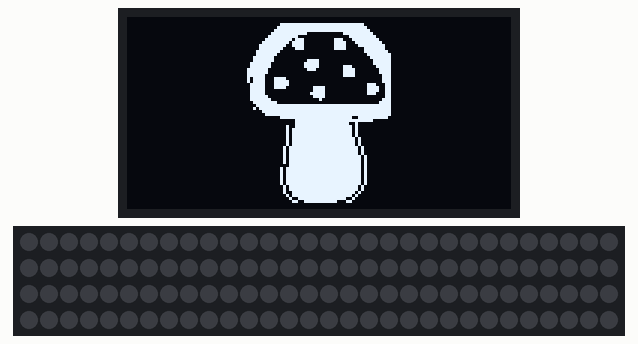
This sketch was run on a simulated ESP32. On the bench: 128×64 one-colour display, 120 RGB LEDs in strip order, left to right, continuing on the next row. Dim RGB values are drawn brighter than linear; WiFi joins after 1.5 s; servers stay silent unless stated; what the sketch prints to the serial monitor is not drawn.

Above: at 1.1 s.
At 6.7 s:
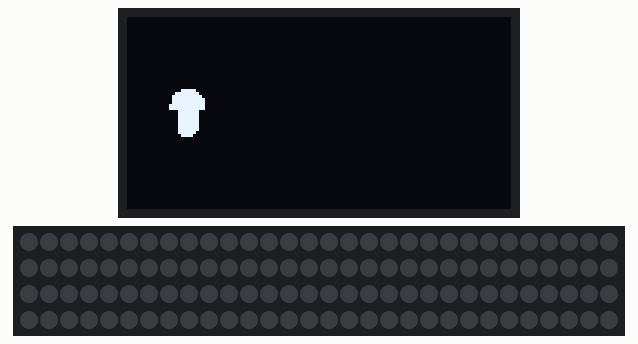
At 8.8 s:
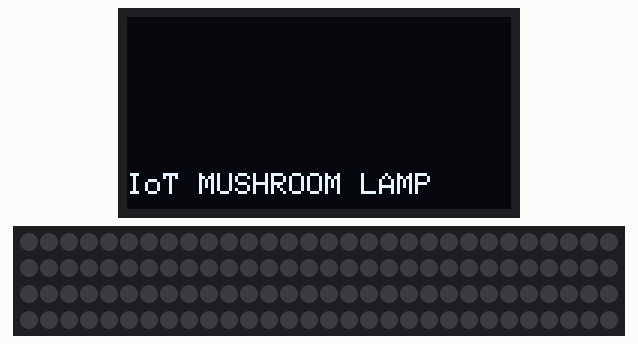
At 11.8 s:
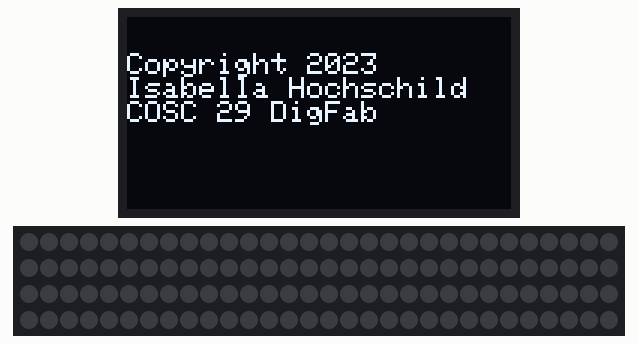
At 27.96 s:
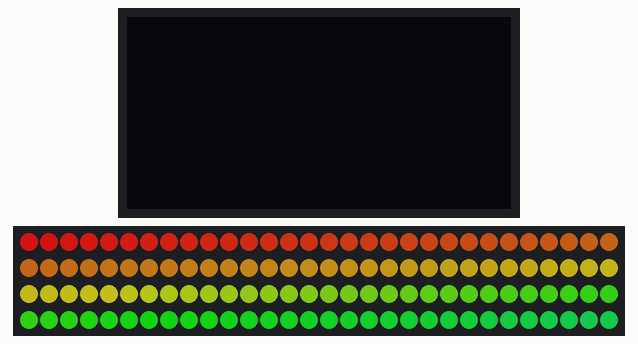
At 37.79 s:
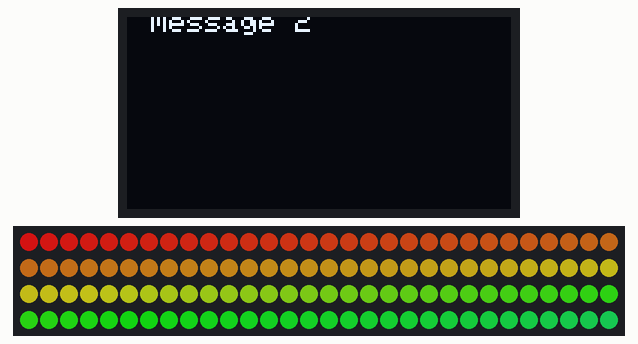

Measured:
- what the display in image 0 shows lasts 5.0 s, from 1.1 s to 6.1 s
- what the display in image 1 shows lasts 0.5 s, from 6.6 s to 7.1 s
- what the display in image 2 shows lasts 3.1 s, from 8.7 s to 11.8 s

The sketch:

lcd_lights_and_wifi.ino
```cpp
// Include necessary libraries
#include <SPI.h>
#include <Wire.h>
#include <Adafruit_GFX.h>
#include <Adafruit_SSD1306.h>
#include <FastLED.h>
#include <WiFi.h>

// Define Wi-Fi Info
const char* ssid = "dalilab";
const char* password = "helvetica";

// Define LED info
#define NUM_LEDS 120 // Number of LED's in your strip. Adjust accordingly.
#define DATA_PIN D10 // The pin where your data line is connected.

// Define screen dimensions
#define SCREEN_WIDTH 128
#define SCREEN_HEIGHT 64
#define LOGO_WIDTH 48
#define LOGO_HEIGHT 60
#define MICRO_WIDTH 16
#define MICRO_HEIGHT 19

// Define the maximum number of messages to display
#define MAX_MESSAGES 5

// Define SSD1306 display instance
#define OLED_RESET -1
#define SCREEN_ADDRESS 0x3C
Adafruit_SSD1306 display(SCREEN_WIDTH, SCREEN_HEIGHT, &Wire, OLED_RESET);

// Create an array to hold the messages
char messages[MAX_MESSAGES][20];

bool didReceiveMessage = false;

// Define the array of leds
CRGB leds[NUM_LEDS];

static uint8_t hue = 0;

bool isLightOn = false; // Boolean variable to track the light's on/off status, initially set to FALSE.

// Array of pretty colors in CHSV format (Hue, Saturation, Value)
const CRGBPalette16 pastelColorsPalette = CRGBPalette16(
  CHSV(30, 255, 200), // Light pink
  CHSV(90, 255, 200), // Light yellow
  CHSV(150, 255, 200), // Light green
  CHSV(210, 255, 200)  // Light blue
);

void connectToWiFi() {
  String wifiMessage = "Connecting to Wi-Fi...";
  Serial.print("Connecting to Wi-Fi");
  WiFi.begin(ssid, password);

  displayTeleprompterText(wifiMessage.c_str(), 25);

  while (WiFi.status() != WL_CONNECTED) {
    delay(500);
    Serial.print(".");
  }

  Serial.println();
  Serial.print("Connected to ");
  Serial.println(ssid);
  Serial.print("IP address: ");
  Serial.println(WiFi.localIP());

  char wifiConfirmationMessage[100];
  sprintf(wifiConfirmationMessage, "Connected to:\n\n %s \n\nwith IP address:\n\n %s", ssid, WiFi.localIP().toString().c_str());

  Serial.println(wifiConfirmationMessage);

  displayTeleprompterText(wifiConfirmationMessage, 25);

}

// Define custom bitmap for a mushroom created using custom digital drawing and https://manytools.org/hacker-tools/image-to-byte-array/go/
static const unsigned char PROGMEM mushroom_bmp[] = {
  0x0, 0x1f, 0xff, 0xff, 0xfe, 0x0, 0x0, 0x3f, 0xff, 0xff, 0xff, 0x0,
  0x0, 0x7f, 0xff, 0xff, 0xff, 0x80, 0x0, 0xff, 0xf0, 0x0, 0xff, 0xc0,
  0x1, 0xff, 0x80, 0x0, 0x3f, 0xe0, 0x3, 0xfe, 0xe0, 0x7, 0x1f, 0xf0,
  0x7, 0xfd, 0xe0, 0x7, 0x8f, 0xf8, 0xf, 0xf9, 0xe0, 0x7, 0x87, 0xfc,
  0xf, 0xf0, 0xe0, 0x7, 0x81, 0xfc, 0x1f, 0xe0, 0x0, 0x0, 0x1, 0xfe,
  0x1f, 0xc0, 0x0, 0x0, 0x0, 0xff, 0x3f, 0x80, 0x0, 0x0, 0x0, 0x7f,
  0x3f, 0x80, 0xf, 0x0, 0x0, 0x3f, 0x7f, 0x0, 0x1f, 0x0, 0x0, 0x3f,
  0x7f, 0x0, 0x1f, 0x0, 0xe0, 0x1f, 0xfe, 0x0, 0xe, 0x0, 0xf0, 0xf,
  0xfe, 0x0, 0x0, 0x0, 0xf0, 0xf, 0xfc, 0x0, 0x0, 0x0, 0xf0, 0x7,
  0xbc, 0x78, 0x0, 0x0, 0x0, 0x7, 0xbc, 0x7c, 0x0, 0x0, 0x0, 0x7,
  0x7c, 0x7c, 0x0, 0x0, 0x0, 0xe3, 0x7c, 0x78, 0x3, 0xc0, 0x0, 0xf3,
  0x7c, 0x0, 0x3, 0xc0, 0x0, 0xf3, 0x7c, 0x0, 0x7, 0xc0, 0x0, 0xe3,
  0x7e, 0x0, 0x3, 0xc0, 0x0, 0x3, 0x7f, 0x0, 0x0, 0x80, 0x0, 0x7,
  0x3f, 0xc0, 0x0, 0x0, 0x0, 0xf, 0x1f, 0xff, 0xff, 0xff, 0xff, 0xff,
  0x2f, 0xff, 0xff, 0xff, 0xff, 0xff, 0x7, 0xff, 0xff, 0xff, 0xff, 0xff,
  0x3, 0xff, 0xff, 0xff, 0xff, 0xff, 0x0, 0x1f, 0xff, 0xff, 0xe7, 0xfe,
  0x0, 0x0, 0xff, 0xff, 0xff, 0xc0, 0x0, 0x0, 0xff, 0xff, 0xc8, 0x0,
  0x0, 0x4, 0xff, 0xff, 0xe8, 0x0, 0x0, 0x5, 0xff, 0xff, 0xe8, 0x0,
  0x0, 0x5, 0xff, 0xff, 0xe8, 0x0, 0x0, 0x5, 0xff, 0xff, 0xe8, 0x0,
  0x0, 0x5, 0xff, 0xff, 0xf4, 0x0, 0x0, 0x5, 0xff, 0xff, 0xf4, 0x0,
  0x0, 0x5, 0xff, 0xff, 0xf4, 0x0, 0x0, 0xb, 0xff, 0xff, 0xfa, 0x0,
  0x0, 0xb, 0xff, 0xff, 0xfa, 0x0, 0x0, 0xb, 0xff, 0xff, 0xfa, 0x0,
  0x0, 0xb, 0xff, 0xff, 0xfd, 0x0, 0x0, 0xb, 0xff, 0xff, 0xfd, 0x0,
  0x0, 0xb, 0xff, 0xff, 0xfd, 0x0, 0x0, 0x3, 0xff, 0xff, 0xfd, 0x0,
  0x0, 0x17, 0xff, 0xff, 0xfd, 0x0, 0x0, 0x17, 0xff, 0xff, 0xfd, 0x0,
  0x0, 0x17, 0xff, 0xff, 0xfd, 0x0, 0x0, 0x17, 0xff, 0xff, 0xfd, 0x0,
  0x0, 0x17, 0xff, 0xff, 0xfd, 0x0, 0x0, 0x17, 0xff, 0xff, 0xfd, 0x0,
  0x0, 0xb, 0xff, 0xff, 0xfa, 0x0, 0x0, 0xb, 0xff, 0xff, 0xfa, 0x0,
  0x0, 0x9, 0xff, 0xff, 0xf4, 0x0, 0x0, 0x5, 0xff, 0xff, 0xe8, 0x0,
  0x0, 0x2, 0x7f, 0xff, 0x90, 0x0, 0x0, 0x1, 0x9f, 0xfc, 0x60, 0x0
};

static const unsigned char PROGMEM medium_mushroom_bmp[] = {
  0x7, 0xff, 0xf0, 0xf, 0xe7, 0xf8, 0x1f, 0xc3, 0xfc, 0x3f, 0xf7, 0xfe,
  0x3c, 0xf9, 0xde, 0x78, 0xf8, 0xf, 0x70, 0xfd, 0xe7, 0xf7, 0xf9, 0xe3,
  0xef, 0xfd, 0xe3, 0xef, 0xbf, 0xcd, 0xef, 0x3f, 0xf, 0xe7, 0xff, 0xfd,
  0x77, 0xff, 0xfb, 0x7f, 0xff, 0xff, 0x3f, 0xff, 0xff, 0x1f, 0xff, 0xff,
  0x0, 0xff, 0xf8, 0x3, 0xff, 0xc0, 0x3, 0xff, 0xe0, 0x3, 0xff, 0xe0,
  0x3, 0xff, 0xe0, 0x3, 0xff, 0xf0, 0x3, 0xff, 0xf0, 0x1, 0xff, 0xf0,
  0x3, 0xff, 0xf0, 0x7, 0xff, 0xf0, 0x3, 0xff, 0xf0, 0x3, 0xff, 0xf0,
  0x3, 0xff, 0xe0, 0x1, 0xff, 0xc0
};

static const unsigned char PROGMEM micro_mushroom_bmp[] = {
  0x0, 0x0, 0x3, 0xe0, 0xf, 0xf0, 0x1f, 0xf8, 0x1f, 0xfc, 0x1f, 0xfc,
  0x3f, 0xfc, 0x3f, 0xfc, 0x7, 0xf0, 0x7, 0xf0, 0x7, 0xf0, 0x7, 0xf0,
  0x7, 0xf0, 0x7, 0xf0, 0x7, 0xf0, 0x7, 0xe0, 0x3, 0xc0, 0x0, 0x0,
  0x0, 0x0
};

void shuffleArrayLeft(char arr[MAX_MESSAGES][20], int size) {
    char temp[20];
    strcpy(temp, arr[0]); // Store the first element

    for (int i = 1; i < size; i++) {
        strcpy(arr[i - 1], arr[i]); // Move each element to the left
    }

    strcpy(arr[size - 1], temp); // Place the temporarily stored element at the end
}


// Function to display text like a teleprompter
void displayTeleprompterText(const char *text, int scrollSpeed) {
  display.clearDisplay();
  display.setTextSize(1);
  display.setTextColor(SSD1306_WHITE);

  int xPos = 8;
  int yPos = SCREEN_HEIGHT;

  while (yPos > -SCREEN_HEIGHT) {
    display.clearDisplay();
    display.setCursor(xPos, yPos);
    display.println(text);
    display.display();
    delay(scrollSpeed);
    yPos--;
  }
}

int messageIndex = 0;

String getNextMessage() {
  String testMessages[] = {
    "Message 1",
    "Message 2",
    "Message 3",
    "Message 4",
    "Message 5"
  };

  String nextMessage = testMessages[messageIndex];
  messageIndex = (messageIndex + 1) % (sizeof(testMessages) / sizeof(testMessages[0])); // Cycle through messages

  return nextMessage;
}


void displayMessages(int scrollSpeed) {
  display.setTextSize(1);
  display.setTextColor(SSD1306_WHITE);

  int yPos = SCREEN_HEIGHT;

  for (int i = 0; i < MAX_MESSAGES || yPos > -SCREEN_HEIGHT; i++) {
    String message = messages[i];
    display.setCursor(0, yPos);
    display.println(message);
    yPos--;
    display.display();
    delay(scrollSpeed); // pause for scroll speed
  }
  display.display();
}

void displayMushroomImage(int delayTime) {
  display.clearDisplay();
  display.drawBitmap(SCREEN_WIDTH / 2 - LOGO_WIDTH / 2, SCREEN_HEIGHT / 2 - LOGO_HEIGHT / 2, mushroom_bmp, LOGO_WIDTH, LOGO_HEIGHT, SSD1306_WHITE);
  display.display();
  delay(delayTime);
}

void displayMicroMushroomImage(int xIncrement) {
  display.drawBitmap(xIncrement + MICRO_WIDTH / 2, SCREEN_HEIGHT / 2 - MICRO_HEIGHT / 2, micro_mushroom_bmp, MICRO_WIDTH, MICRO_HEIGHT, SSD1306_WHITE);
}

void displayLoadingMushrooms() {
  for(int x = 4; x < SCREEN_WIDTH-MICRO_WIDTH; x+=24) {
    displayMicroMushroomImage(x);
    delay(500);
    display.display();
  }
}

void displayWelcomeAnimation() {

    const char* welcomeMessage = "IoT MUSHROOM LAMP";
    const char* copyrightMessage = "Copyright 2023\nIsabella Hochschild\nCOSC 29 DigFab";

    display.clearDisplay();

    // Display mushroom loading animation
    displayLoadingMushrooms();

    display.clearDisplay();

    // Display welcome message
    display.setTextSize(1);
    display.setTextColor(SSD1306_WHITE);
    display.setCursor(0, SCREEN_HEIGHT - 12);
    display.println(welcomeMessage);
    display.display();
    delay(3000); // Display welcome message for 3 seconds


    // Display copyright message
    display.clearDisplay();
    display.setTextSize(1);
    display.setTextColor(SSD1306_WHITE);
    display.setCursor(0, 12);
    display.println(copyrightMessage);
    display.display();
    delay(3000); // Display copyright message for 3 seconds
}

void clearMessagesArray() {
  for (int i = 0; i < MAX_MESSAGES; i++) {
    strcpy(messages[i], " ");
  }
}

void setup() {
  Serial.begin(9600);

  Serial.println("hellooooo serial monitor!");

  FastLED.addLeds<WS2812B, DATA_PIN, GRB>(leds, NUM_LEDS);
  FastLED.setBrightness(255); // Set initial brightness to 50/255. Adjust this as per your requirement.


  if (!display.begin(SSD1306_SWITCHCAPVCC, SCREEN_ADDRESS)) {
    Serial.println(F("SSD1306 allocation failed"));
    for (;;) {
      // Loop forever if display initialization fails
    }
  }

  delay(1000); // Pause for 1 second

  // Display the mushroom bitmap

  // Display mushroom image for 5 seconds
  displayMushroomImage(5000);

  // Clear the display before showing teleprompter messages
  display.clearDisplay();
  display.display();

  displayWelcomeAnimation();

  // clear the display before next portion
  display.clearDisplay();
  display.display();

  // initialize messages array
  clearMessagesArray();

  // connect to wifi
  connectToWiFi();
}

void loop() {
  // Clear the display
  display.clearDisplay();

  // "Waterfall" effect: each LED takes on the next color in the cycle
  for(int i = 0; i < NUM_LEDS; i++) {
    leds[i] = CHSV((hue+i)%180, 180, 180); // Add 'i' to the hue to make each LED a different color (changed to 180 from 255 for softer feel)
  }

  FastLED.show();

  shuffleArrayLeft(messages, MAX_MESSAGES);

  String newMessage = getNextMessage();
  didReceiveMessage = true;
  displayTeleprompterText(newMessage.c_str(), 25);

  if(!didReceiveMessage) {
    delay(500);
  }

  hue++;
  // Display a teleprompter-like text
  // displayTeleprompterText("Welcome to My Mushroom Lamp Animation!", 100);

  // // Clear the display
  // display.clearDisplay();


  // Clear the display
  // display.clearDisplay();

  // Display a nature scene animation
  // testanimate(mushroom_mbp, LOGO_WIDTH, LOGO_HEIGHT);

  // Clear the display
  // display.clearDisplay();
}

// Rest of the code remains the same
```
